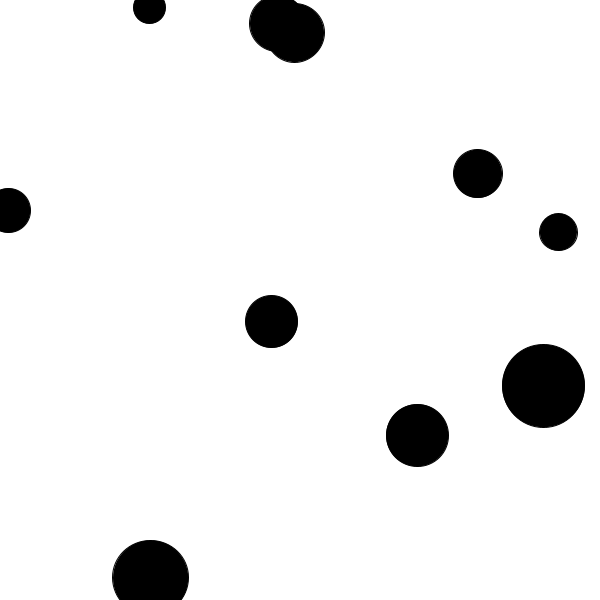
Frame 1 (no input)
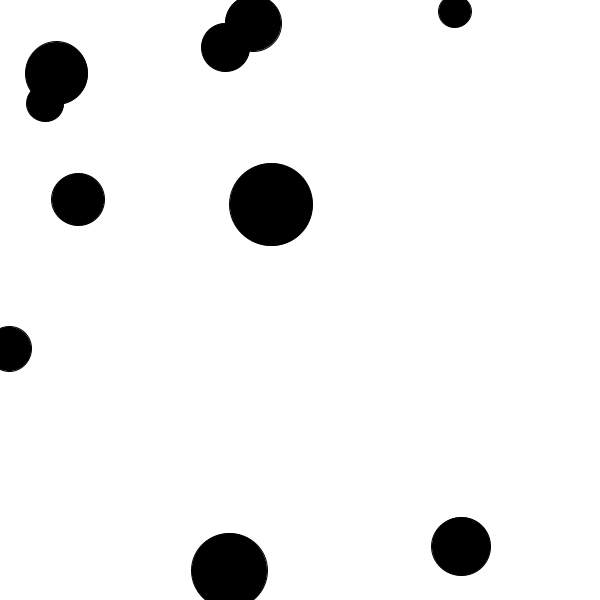
Frame 60 (the mouse pressed at the canvas centre just before this capture)
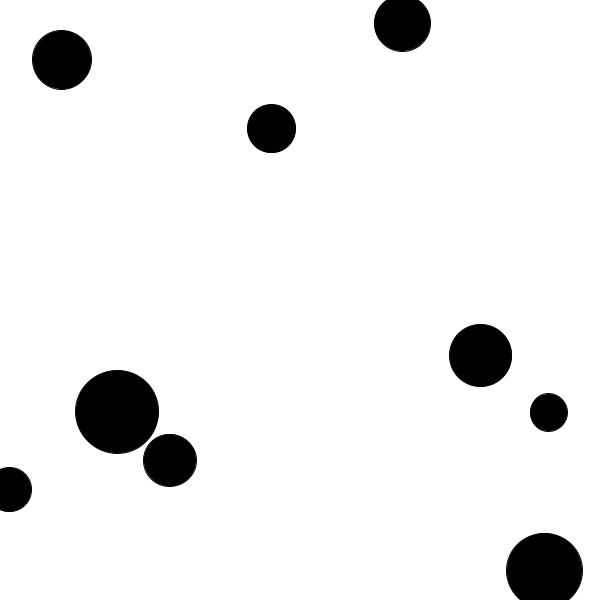
Frame 120 (the mouse held since frame 60 and released just before this capture)

The Processing sketch that drew these frames (run headless with seeded random() and noise(); from frame 60 on, the mouse is pressed at the canvas centre):

// Processing sketch: Day13_Classwork_Sketch
// ── Day13_Classwork_Sketch.pde
ArrayList <Ball> balls = new ArrayList <Ball>();
float numBalls = 10;

void setup(){
  size(600,600);
  for(int i=0; i<numBalls; i++) {
    balls.add(new Ball(random(30,100)));
  }
}

void draw(){
  background(255);
  for (Ball b : balls) {
    b.move();
    b.display();
    //b.checkcollision(balls);
    b.checkboundaries();
  }
}

// ── Ball.pde
class Ball {
  //PVector location has location.x and location.y
  PVector location;
  //PVector velocity has velocity.x and velocity.y
  PVector velocity;
  float size;
 
  Ball(float s) {
    location = new PVector (random(0+size/2,width-size/2),random(0+size/2,height-size/2));
    velocity = new PVector (random(-10,10),random(-10,10));
    size = s;
  }
  
  void display(){
    fill(0);
    ellipse(location.x,location.y,size,size);
  }
  
  void move(){
    location.add(velocity);
  }
  
  void checkboundaries(){
    if(location.x >= width - size/2 || location.x < 0 + size/2){
      velocity.x*= -1;
    }
    
    if(location.y >= height - size/2 || location.y <= 0 + size/2){
      velocity.y*= -1;
    }
  }
  
  //void checkcollision(ArrayList<Ball>balls){
  //  for (Ball b : balls){
  //    float d = dist(location.x,location.y,b.location.x,b.location.y);
  //    float sumRad = size/2 + b.size/2;
      
  //  if (d<= sumRad){
  //      velocity.x*= -1;
  //      velocity.x*= -1;
  //      b.velocity.x*= -1;
  //      b.velocity.y*= -1;
  //  }
  //  }
  //} 
}
